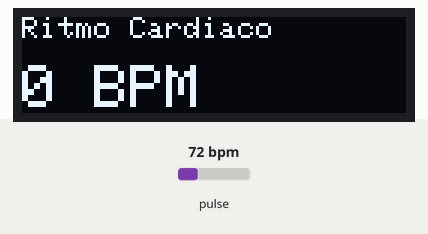
Recording of a sketch running on a simulated Arduino Uno, built with avr-gcc and run on an emulated ATmega328P. On the bench: 128×32 one-colour display. The inputs (shaded band) are chosen by the test bench; at power-on: pulse 72 bpm. What the sketch prints to the serial monitor is not drawn.

Above: at 1.2 s.
1.3 s: pulse set to 42 bpm
At 4.2 s:
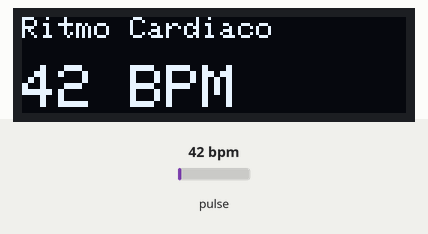
4.3 s: pulse set to 70 bpm
At 4.5 s:
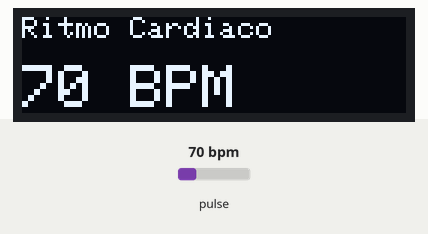
5.9 s: pulse set to 130 bpm
At 7.39 s:
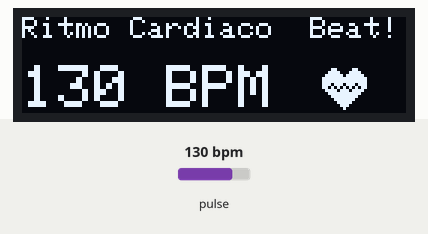
7.5 s: pulse set to 100 bpm
At 8.29 s:
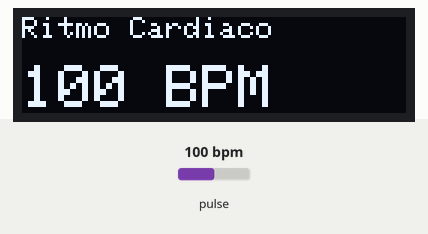
Timing chart, 0 to 10.1 s (numbered marks = the images above; inputs shaded):
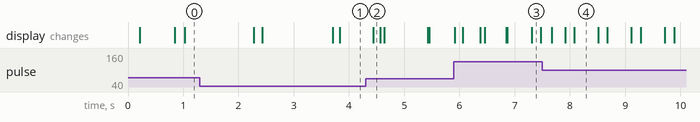

Measured:
- after the input at 4.3 s, the display: changes after 0.14 s (image 2)
- after the input at 7.5 s, the display: changes after 0.17 s (image 4)
- what the display in image 4 shows lasts 0.4 s, from 8.1 s to 8.5 s

The sketch:

Source.ino
```cpp
#include <Wire.h>
#include <Adafruit_SSD1306.h>
#include "MAX30100_PulseOximeter.h"
#include "MAX30100.h"

// Constants for display refresh and serial report timing
#define REPORTING_PERIOD_MS 100

// OLED display settings
#define SCREEN_WIDTH 128
#define SCREEN_HEIGHT 32
#define OLED_RESET -1
#define LINE_SIZE1 12
#define LINE_SIZE2 16

// Data packet size and header for serial communication
#define TAMANO 4
#define ENCABEZADO 0xFACE

// MAX30100 sensor settings
#define SAMPLING_RATE MAX30100_SAMPRATE_100HZ
#define IR_LED_CURRENT MAX30100_LED_CURR_50MA
#define RED_LED_CURRENT MAX30100_LED_CURR_27_1MA
#define PULSE_WIDTH MAX30100_SPC_PW_1600US_16BITS
#define HIGHRES_MODE true

// Heart icon bitmap to display on OLED when a beat is detected
const unsigned char Heart_Icon[] PROGMEM = {
    0x00, 0x00, 0x18, 0x30, 0x3c, 0x78, 0x7e, 0xfc, 0xff, 0xfe, 0xff, 0xfe,
    0xee, 0xee, 0xd5, 0x56, 0x7b, 0xbc, 0x3f, 0xf8, 0x1f, 0xf0, 0x0f, 0xe0,
    0x07, 0xc0, 0x03, 0x80, 0x01, 0x00, 0x00, 0x00};

// Initialize OLED display
Adafruit_SSD1306 display(SCREEN_WIDTH, SCREEN_HEIGHT, &Wire, OLED_RESET);

// Timer variables for display update
unsigned long tv_ant = 0;
const long tv_int = 200;
unsigned long tv_act = 0;

// Pulse oximeter object (based on MAX30100)
PulseOximeter pox;
uint32_t tsLastReport = 0;

// Union to format and send IR data via serial
union dato2
{
  struct
  {
    word encabezado = ENCABEZADO;
    int infrarojo;
  };
  byte bufferDatos[TAMANO];
} tx2;

// Timer variables for serial data transmission (not used here but reserved)
unsigned long tt_ant = 0;
const long tt_int = 500;
unsigned long tt_act = 0;

// Raw MAX30100 sensor instance for low-level access
MAX30100 sensor;

// Callback function triggered when a heartbeat is detected
void onBeatDetected()
{
  Serial.println("Beat!");
  display.setTextSize(1);
  display.setCursor(0, 0 * LINE_SIZE1);
  display.print(F("                Beat!"));
  display.setCursor(0, 1 * LINE_SIZE2);
  display.setTextSize(2);
  display.drawBitmap(100, 16, Heart_Icon, 16, 16, WHITE);
  display.display();
}

void setup()
{
  Serial.begin(9600);
  Serial.println(F("CAZ"));

  // Initialize OLED
  if (!display.begin(SSD1306_SWITCHCAPVCC, 0x3C))
  {
    Serial.println(F("SSD1306 allocation failed"));
    while (true)
      ; // Halt if display fails
  }
  display.setRotation(0);
  delay(10);

  // Initialize pulse oximeter
  Serial.print("Initializing pulse oximeter..");
  if (!pox.begin())
  {
    Serial.println("FAILED");
    while (true)
      ;
  }
  else
  {
    Serial.println("SUCCESS");
  }

  // Initialize raw MAX30100 sensor
  Serial.print("Initializing MAX30100..");
  if (!sensor.begin())
  {
    Serial.println("FAILED");
    while (true)
      ;
  }
  else
  {
    Serial.println("SUCCESS");
  }

  // Configure MAX30100 sensor
  sensor.setMode(MAX30100_MODE_SPO2_HR);
  sensor.setLedsCurrent(IR_LED_CURRENT, RED_LED_CURRENT);
  sensor.setLedsPulseWidth(PULSE_WIDTH);
  sensor.setSamplingRate(SAMPLING_RATE);
  sensor.setHighresModeEnabled(HIGHRES_MODE);

  // Register heartbeat detection callback
  pox.setOnBeatDetectedCallback(onBeatDetected);
}

void loop()
{
  uint16_t ir, red;

  // Update sensor readings
  pox.update();    // For BPM and beat detection
  sensor.update(); // For raw IR/Red values

  tv_act = millis();

  // Update OLED display every tv_int milliseconds
  if (tv_act - tv_ant >= tv_int)
  {
    tv_ant = tv_act;
    int hr = (int)pox.getHeartRate();

    display.clearDisplay();
    display.setTextColor(SSD1306_WHITE);
    display.setTextSize(1);
    display.setCursor(0, 0 * LINE_SIZE1);
    display.print(F("Ritmo Cardiaco"));
    display.setTextSize(2);
    display.setCursor(0, 1 * LINE_SIZE2);
    display.print(String(hr) + " BPM");
    display.display();
  }

  // Send raw IR data via serial every REPORTING_PERIOD_MS milliseconds
  if (millis() - tsLastReport > REPORTING_PERIOD_MS)
  {
    sensor.getRawValues(&ir, &red);        // Read raw IR and red light values
    tx2.infrarojo = ir * -10;              // Send inverted IR value for visualization
    Serial.write(tx2.bufferDatos, TAMANO); // Send data as byte array
    delay(10);                             // Small delay to stabilize serial output
    tsLastReport = millis();
  }
}
```
